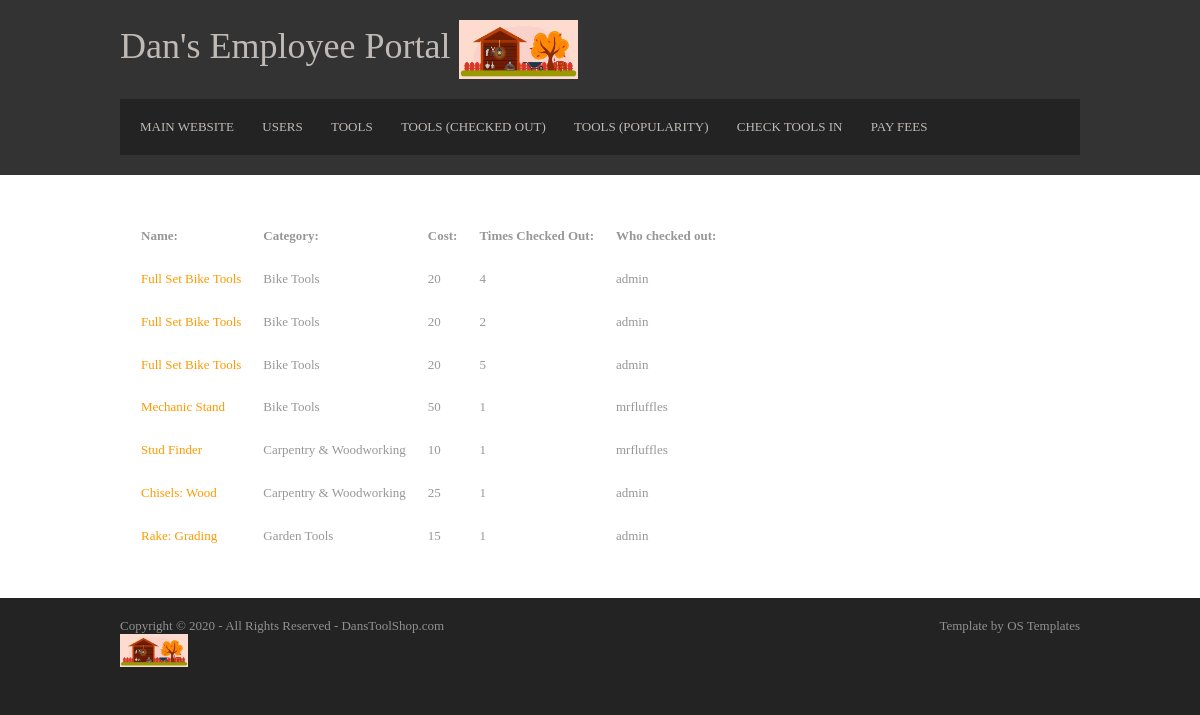
The app's page /Toolshop/Employee/tools/checked_out (signed in) with its own data.
### Toolshop/models.py (models this page shows, shortened)
class Tool(models.Model):
    name = models.CharField(max_length=100)
    category = models.CharField(max_length=100)
    times_checked_out = models.IntegerField()
    cost = models.IntegerField()
    condition = models.TextField(blank=True)  # Blank here means "Can be blank" sometimes.
    is_checked_out = models.BooleanField(default=False)
    date_checked_out = models.DateTimeField(blank=True, null=True)  # Blank\null here means "Can be blank" sometimes.
    who_checked_out = models.CharField(max_length=100, blank=True)  # Blank here means "Can be blank" sometimes.

### Toolshop/views.py (the view)
# urls.py: path('Employee/tools/<str:sort_by>', views.reports_tools, name='reports_tools'),
@permission_required('user.is_staff')
def reports_tools(request, sort_by):
    if sort_by == "checked_out":
        tools_list = Tool.objects.filter(is_checked_out=True)
    elif sort_by == "popularity":
        tools_list = Tool.objects.order_by("-times_checked_out")
    else:
        tools_list = Tool.objects.all()
    context = {
        'tools_list': tools_list,
    }
    return render(request, 'Toolshop/reports_tools.html', context)

### Toolshop/templates/Toolshop/reports_tools.html (shortened to what this page needs)
<!DOCTYPE html>
<html lang="en" dir="ltr">
<head>
  {% load static %}
  <link rel="stylesheet" href="{% static 'Toolshop/layout.css' %}">
</head>
<body>
<div class="wrapper row1">
  <header id="header" class="clear">
    <div id="hgroup">
      <h1><a href="{% url 'Toolshop:index' %}">Dan's Employee Portal
      <img src="{% static 'Toolshop/logo.jpg' %}" style="width:15%"></a></h1>
    </div>
    <nav>
      <ul>
        <li><a href="{% url 'Toolshop:index' %}">Main Website</a></li>
        <li><a href="{% url 'Toolshop:reports_users' %}">Users</a></li>
        <li><a href="{% url 'Toolshop:reports_tools' sort_by='all' %}">Tools</a></li>
        <li><a href="{% url 'Toolshop:reports_tools' sort_by='checked_out' %}">Tools (Checked out)</a></li>
        <li><a href="{% url 'Toolshop:reports_tools' sort_by='popularity' %}">Tools (Popularity)</a></li>
        <li><a href="{% url 'Toolshop:check_in' %}">Check Tools In</a></li>
        <li><a href="{% url 'Toolshop:pay_fee_page' %}">Pay Fees</a></li>
      </ul>
    </nav>
  </header>
</div>
<div class="wrapper row2">
  <div id="container" class="clear">
    <div id="homepage">
      {% if tools_list %}
		<table cellspacing="20">
          <tr>
            <th>Name:</th>
            <th>Category:</th>
            <th>Cost:</th>
            <th>Times Checked Out:</th>
            <th>Who checked out:</th>
          </tr>
			{% for tool in tools_list %}
          <tr>
            <td><a href="{% url 'Toolshop:specific_tool' tool.id %}">{{tool.name}}</a></td>
            <td>{{tool.category}}</td>
            <td>{{tool.cost}}</td>
            <td>{{tool.times_checked_out}}</td>
            <td>
              {% if tool.who_checked_out %}
                {{tool.who_checked_out}}
              {% else %}
                Not currently checked out.
              {% endif %}
            </td>
          </tr>
			{% endfor %}
		</table>
		{% else %}
    		<p>No tools found.</p>
		{% endif %}
    </div>
  </div>
</div>
<div class="wrapper row3">
  <footer id="footer" class="clear">
    <p class="fl_left">Copyright &copy; 2020 - All Rights Reserved - <a href="#">DansToolShop.com<br><img src="{% static 'Toolshop/logo.jpg' %}" style="width:15%"> </a></p>
    <p class="fl_right">Template by <a target="_blank" href="https://www.os-templates.com/" title="Free Website Templates">OS Templates</a></p>
  </footer>
</div>
</body>
</html>

### Toolshop/static/Toolshop/layout.css (style rules this page uses)
html { overflow-y:scroll; }
body { margin:0; padding:0; font-size:13px; font-family:Georgia, "Times New Roman", Times, serif; color:#919191; background-color:#232323; }
.clear:after { content:"."; display:block; height:0; clear:both; visibility:hidden; line-height:0; }
.clear { display:block; clear:both; }
a { outline:none; text-decoration:none; }
.fl_left { float:left; }
.fl_right { float:right; }
img { margin:0; padding:0; border:none; line-height:normal; vertical-align:middle; }
address, article, aside, figcaption, figure, footer, header, nav, section { display:block; margin:0; padding:0; }
div.wrapper { display:block; width:100%; margin:0; padding:0; text-align:left; }
.row1, .row1 a { color:#C0BAB6; background-color:#333333; }
.row2 { color:#979797; background-color:#FFFFFF; }
.row2 a { color:#FF9900; background-color:#FFFFFF; }
.row3, .row3 a { color:#919191; background-color:#232323; }
#header, #container, #footer { display:block; width:960px; margin:0 auto; }
nav ul { margin:0; padding:0; list-style:none; }
h1, h2, h3, h4, h5, h6 { margin:0; padding:0; font-size:16px; font-weight:bold; font-style:normal; line-height:normal; text-transform:uppercase; }
#header { padding:20px 0; }
#header #hgroup { float:left; margin:0 0 20px 0; }
#header #hgroup h1, #header #hgroup h2 { font-weight:normal; text-transform:none; }
#header #hgroup h1 { font-size:36px; }
#header nav { display:block; width:100%; margin:0; padding:20px 0; color:#C0BAB6; background-color:#232323; clear:both; }
#header nav ul { padding:0 20px; }
#header nav li { display:inline; margin-right:25px; text-transform:uppercase; }
#header nav li a { color:#C0BAB6; background-color:#232323; }
#container { padding:30px 0; }
#container #homepage { line-height:1.6em; }
* { box-sizing:border-box }
#footer { padding:20px 0; }
#footer p { margin:0; padding:0; }

### records on screen
Tool: name "Full Set Bike Tools", category "Bike Tools", cost "20", times_checked_out "4", who_checked_out "admin"
Tool: name "Full Set Bike Tools", category "Bike Tools", cost "20", times_checked_out "2", who_checked_out "admin"
Tool: name "Full Set Bike Tools", category "Bike Tools", cost "20", times_checked_out "5", who_checked_out "admin"
Tool: name "Mechanic Stand", category "Bike Tools", cost "50", times_checked_out "1", who_checked_out "mrfluffles"
Tool: name "Stud Finder", category "Carpentry & Woodworking", cost "10", times_checked_out "1", who_checked_out "mrfluffles"
Tool: name "Chisels: Wood", category "Carpentry & Woodworking", cost "25", times_checked_out "1", who_checked_out "admin"
Tool: name "Rake: Grading", category "Garden Tools", cost "15", times_checked_out "1", who_checked_out "admin"
